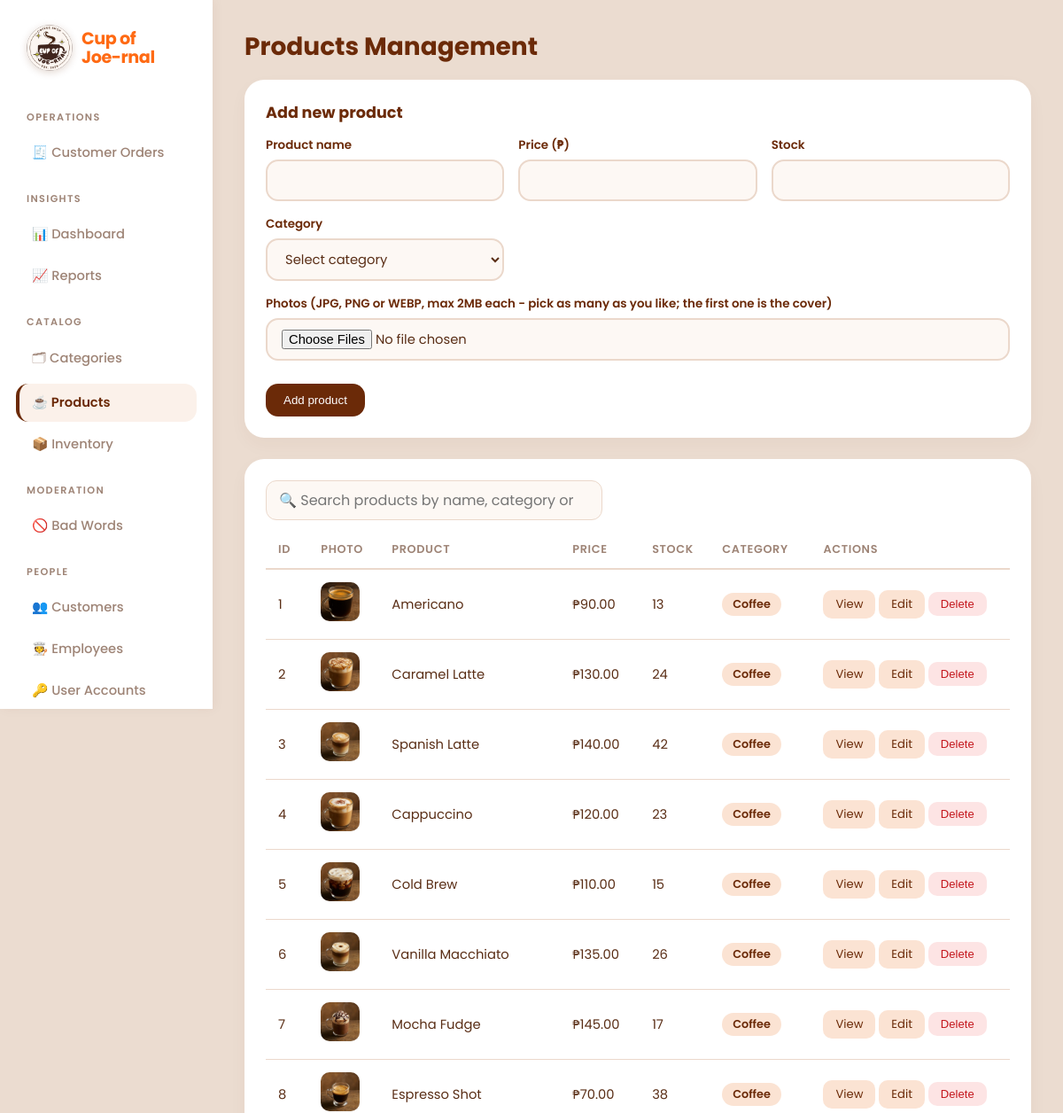
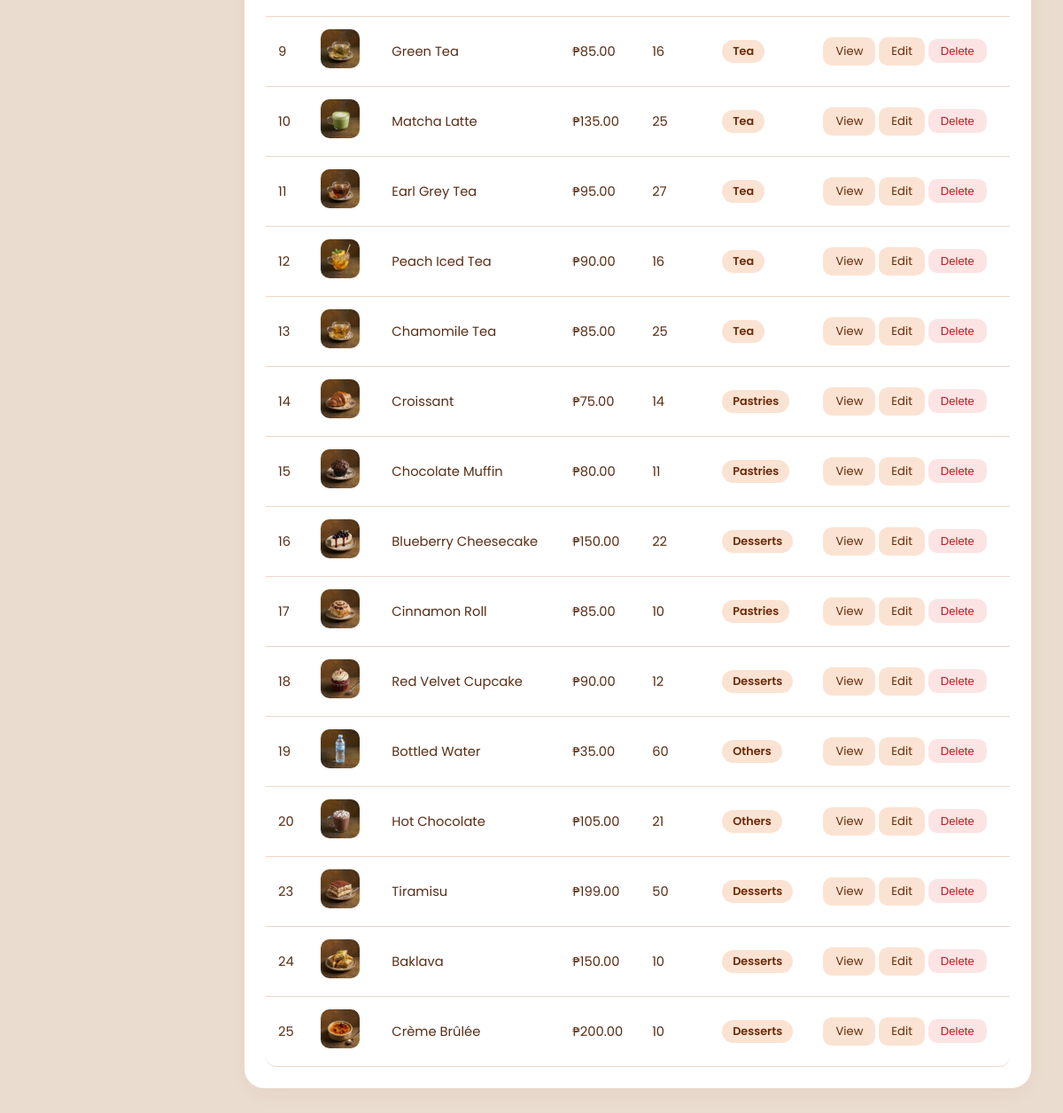
Screenshot of /product/index.php (signed in) with the database file from the repository (2 pictures, top to bottom).
### tables this page shows
CREATE TABLE `products` (
  `product_id` int(11) NOT NULL,
  `product_name` varchar(100) NOT NULL,
  `price` decimal(10,2) NOT NULL,
  `stock_quantity` int(11) NOT NULL DEFAULT 0,
  `category_id` int(11) NOT NULL
);

CREATE TABLE `categories` (
  `category_id` int(11) NOT NULL,
  `category_name` varchar(50) NOT NULL
);

### product/index.php (the view, shortened to what this page needs)
<?php
include('../includes/config.php');
include('../includes/adminHeader.php');
$editing = null;
$form = $editing ?: ['product_name' => '', 'price' => '', 'stock_quantity' => '', 'category_id' => ''];
$form = array_merge($form, take_old());
$cats = mysqli_fetch_all(mysqli_query($conn, "SELECT category_id,category_name FROM categories ORDER BY category_name"), MYSQLI_ASSOC);
$list = mysqli_query($conn, "SELECT p.*,c.category_name,(SELECT filename FROM product_photos WHERE product_id=p.product_id ORDER BY photo_id LIMIT 1) thumb FROM products p LEFT JOIN categories c USING(category_id) ORDER BY p.product_id");
?>
<h2>Products Management</h2>
<div class="panel"><b><?= $editing ? 'Edit product' : 'Add new product' ?></b>
<form class="f" method="post" action="<?= $editing ? 'update.php' : 'store.php' ?>" enctype="multipart/form-data" novalidate>
<div><label>Product name</label><input type="text" name="product_name" value="<?= h($form['product_name']) ?>"></div>
<div><label>Price (₱)</label><input type="text" name="price" value="<?= h($form['price']) ?>"></div>
<div><label>Stock</label><input type="text" name="stock_quantity" value="<?= h($form['stock_quantity']) ?>"></div>
<div><label>Category</label><select name="category_id"><option value="">Select category</option>
<?php foreach ($cats as $c): ?><option value="<?= (int)$c['category_id'] ?>" <?= (string)$form['category_id'] === (string)$c['category_id'] ? 'selected' : '' ?>><?= h($c['category_name']) ?></option><?php endforeach; ?></select></div>
<div style="grid-column:1/-1"><label>Photos (JPG, PNG or WEBP, max 2MB each - pick as many as you like; the first one is the cover)</label>
  <input type="file" name="photos[]" id="photoPick" accept="image/jpeg,image/png,image/webp" multiple>
  <div class="pick-prev" id="pickPrev"></div></div>
<div style="align-self:end"><button type="submit"><?= $editing ? 'Save changes' : 'Add product' ?></button>
<?php if ($editing): ?> <a class="btn alt" href="index.php">Cancel</a><?php endif; ?></div>
</form>
</div>
<div class="panel"><?php search_box('#prodTbl', 'Search products by name, category or price…'); ?>
<table id="prodTbl"><tr><th>ID</th><th>Photo</th><th>Product</th><th>Price</th><th>Stock</th><th>Category</th><th>Actions</th></tr>
<?php while ($r = mysqli_fetch_assoc($list)): ?><tr>
<td><?= (int)$r['product_id'] ?></td>
<td><?php if ($r['thumb']): ?><img class="thumb" src="<?= BASE_URL ?>/uploads/products/<?= h($r['thumb']) ?>" alt=""><?php endif; ?></td>
<td><?= h($r['product_name']) ?></td>
<td>₱<?= number_format($r['price'], 2) ?></td><td><?= (int)$r['stock_quantity'] ?></td><td><span class="pill"><?= h($r['category_name']) ?></span></td>
<td style="white-space:nowrap"><a class="btn sm alt" href="show.php?id=<?= (int)$r['product_id'] ?>">View</a> <a class="btn sm alt" href="index.php?edit=<?= (int)$r['product_id'] ?>">Edit</a>
<form method="post" action="delete.php" style="display:inline" onsubmit="return confirm('Delete this product?')"><input type="hidden" name="id" value="<?= (int)$r['product_id'] ?>"><button class="btn sm del">Delete</button></form></td>
</tr><?php endwhile; ?></table></div>
<?php include('../includes/footer.php'); ?>

### includes/style/style.css (style rules this page uses)
* { box-sizing: border-box; }
:root { --ink: #5a2e16; --brown: #6b2a08; --orange: #ff6a13; --muted: #9e8476; --bg: #ebdcd0; --card: #ffffff; --line: #ebd8cb; --peach: #fcd5bd; --bad: #c4161c; --ok: #2d6a3e; }
body { margin: 0; font-family: 'Poppins', system-ui, -apple-system, sans-serif; color: var(--ink); background: #4a2411; }
.panel { background: var(--card); border-radius: 22px; padding: 22px; box-shadow: 0 4px 14px rgba(107, 42, 8, 0.04); }
.panel > b { display: block; color: var(--brown); font-size: 1.05rem; margin-bottom: 14px; }
.pill { display: inline-block; background: #fbe3d3; color: var(--brown); border-radius: 999px; padding: 4px 12px; font-size: 0.8rem; font-weight: 600; }
button, .btn { display: inline-flex; align-items: center; justify-content: center; font: 600 0.88rem inherit; background: var(--brown); color: #fff; border: 0; border-radius: 12px; padding: 10px 18px; cursor: pointer; text-decoration: none; transition: background 0.2s ease; }
.btn.alt { background: #fbe3d3; color: var(--brown); }
h1, h2, h3 { color: var(--brown); margin: 0 0 16px; }
h2 { font-size: 1.75rem; font-weight: 700; }
.panel, .card { background: var(--card); border-radius: 22px; padding: 24px; margin-bottom: 24px; box-shadow: 0 8px 20px rgba(107, 42, 8, 0.04); }
.panel > b { display: block; color: var(--brown); font-size: 1.1rem; margin-bottom: 14px; }
table { width: 100%; border-collapse: separate; border-spacing: 0; margin-top: 8px; }
th { text-align: left; color: var(--muted); font-weight: 600; font-size: 0.8rem; text-transform: uppercase; letter-spacing: 0.05em; padding: 12px 14px; border-bottom: 2px solid var(--line); }
td { padding: 14px; border-bottom: 1px solid var(--line); font-size: 0.92rem; vertical-align: middle; background: #fff; }
tr:last-child td:first-child { border-bottom-left-radius: 12px; }
tr:last-child td:last-child { border-bottom-right-radius: 12px; }
form.f { display: grid; grid-template-columns: repeat(auto-fit, minmax(220px, 1fr)); gap: 16px; }
.f label { display: block; font-weight: 600; font-size: 0.84rem; margin-bottom: 6px; color: var(--brown); }
input, select, textarea { width: 100%; font: inherit; font-size: 0.92rem; padding: 11px 16px; border: 2px solid var(--line); border-radius: 14px; background: #fdf8f4; color: var(--ink); transition: all 0.2s ease; }
button, .btn { display: inline-flex; align-items: center; justify-content: center; font: 600 0.9rem inherit; background: var(--brown); color: #fff; border: 0; border-radius: 14px; padding: 11px 20px; cursor: pointer; text-decoration: none; transition: all 0.2s ease; }
.btn.del { background: #fde4e4; color: var(--bad); }
.btn.sm, td button { padding: 6px 14px; font-size: 0.82rem; border-radius: 10px; }

### includes/style/menu.css (style rules this page uses)
img.thumb { width: 44px; height: 44px; object-fit: cover; border-radius: 10px; }

### rows the page displays
products: product_id "1", shows a picture, product_name "Americano", price "90.00", stock_quantity "13", category.category_name "Coffee"
products: product_id "2", shows a picture, product_name "Caramel Latte", price "130.00", stock_quantity "24", category.category_name "Coffee"
products: product_id "3", shows a picture, product_name "Spanish Latte", price "140.00", stock_quantity "42", category.category_name "Coffee"
products: product_id "4", shows a picture, product_name "Cappuccino", price "120.00", stock_quantity "23", category.category_name "Coffee"
products: product_id "5", shows a picture, product_name "Cold Brew", price "110.00", stock_quantity "15", category.category_name "Coffee"
products: product_id "6", shows a picture, product_name "Vanilla Macchiato", price "135.00", stock_quantity "26", category.category_name "Coffee"
products: product_id "7", shows a picture, product_name "Mocha Fudge", price "145.00", stock_quantity "17", category.category_name "Coffee"
products: product_id "8", shows a picture, product_name "Espresso Shot", price "70.00", stock_quantity "38", category.category_name "Coffee"
products: product_id "9", shows a picture, product_name "Green Tea", price "85.00", stock_quantity "16", category.category_name "Tea"
products: product_id "10", shows a picture, product_name "Matcha Latte", price "135.00", stock_quantity "25", category.category_name "Tea"
products: product_id "11", shows a picture, product_name "Earl Grey Tea", price "95.00", stock_quantity "27", category.category_name "Tea"
products: product_id "12", shows a picture, product_name "Peach Iced Tea", price "90.00", stock_quantity "16", category.category_name "Tea"
products: product_id "13", shows a picture, product_name "Chamomile Tea", price "85.00", stock_quantity "25", category.category_name "Tea"
products: product_id "14", shows a picture, product_name "Croissant", price "75.00", stock_quantity "14", category.category_name "Pastries"
products: product_id "15", shows a picture, product_name "Chocolate Muffin", price "80.00", stock_quantity "11", category.category_name "Pastries"
products: product_id "16", shows a picture, product_name "Blueberry Cheesecake", price "150.00", stock_quantity "22", category.category_name "Desserts"
products: product_id "17", shows a picture, product_name "Cinnamon Roll", price "85.00", stock_quantity "10", category.category_name "Pastries"
products: product_id "18", shows a picture, product_name "Red Velvet Cupcake", price "90.00", stock_quantity "12", category.category_name "Desserts"
products: product_id "19", shows a picture, product_name "Bottled Water", price "35.00", stock_quantity "60", category.category_name "Others"
products: product_id "20", shows a picture, product_name "Hot Chocolate", price "105.00", stock_quantity "21", category.category_name "Others"
products: product_id "23", shows a picture, product_name "Tiramisu", price "199.00", stock_quantity "50", category.category_name "Desserts"
products: product_id "24", shows a picture, product_name "Baklava", price "150.00", stock_quantity "10", category.category_name "Desserts"
products: product_id "25", shows a picture, product_name "Crème Brûlée", price "200.00", stock_quantity "10", category.category_name "Desserts"

### other values shown
$group "OPERATIONS"
$l "🧾 Customer Orders"
$group "INSIGHTS"
$l "📊 Dashboard"
$l "📈 Reports"
$group "CATALOG"
$l "🗂 Categories"
$l "☕ Products"
$l "📦 Inventory"
$group "MODERATION"
$l "🚫 Bad Words"
$group "PEOPLE"
$l "👥 Customers"
$l "🧑‍🍳 Employees"
$l "🔑 User Accounts"
